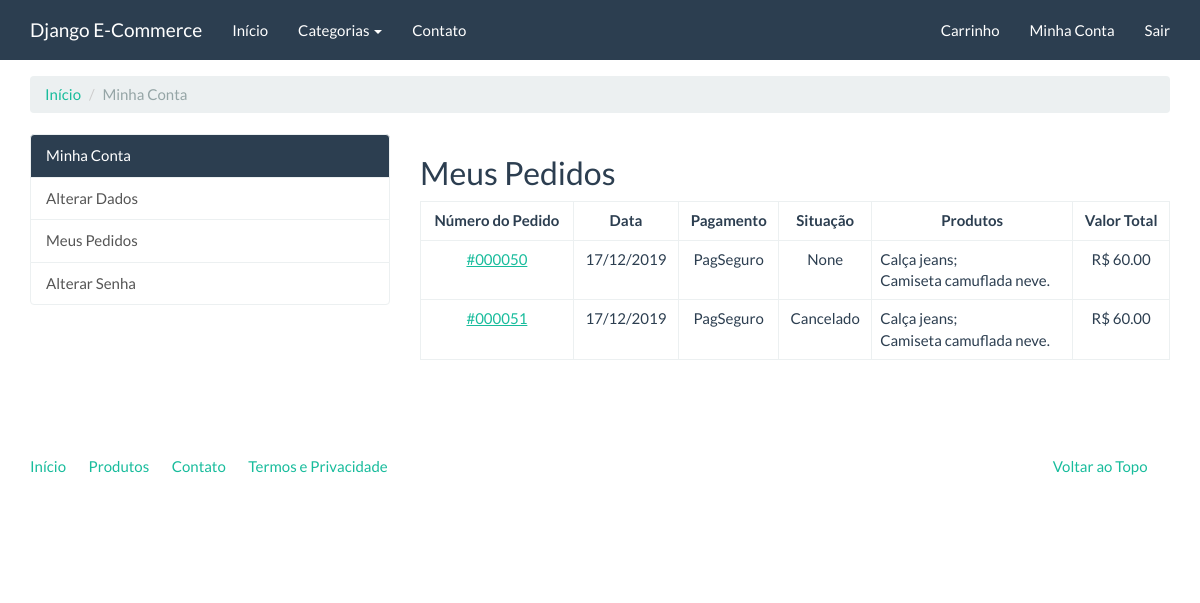
The app's page /conta/meus-pedidos/ (signed in), older data.
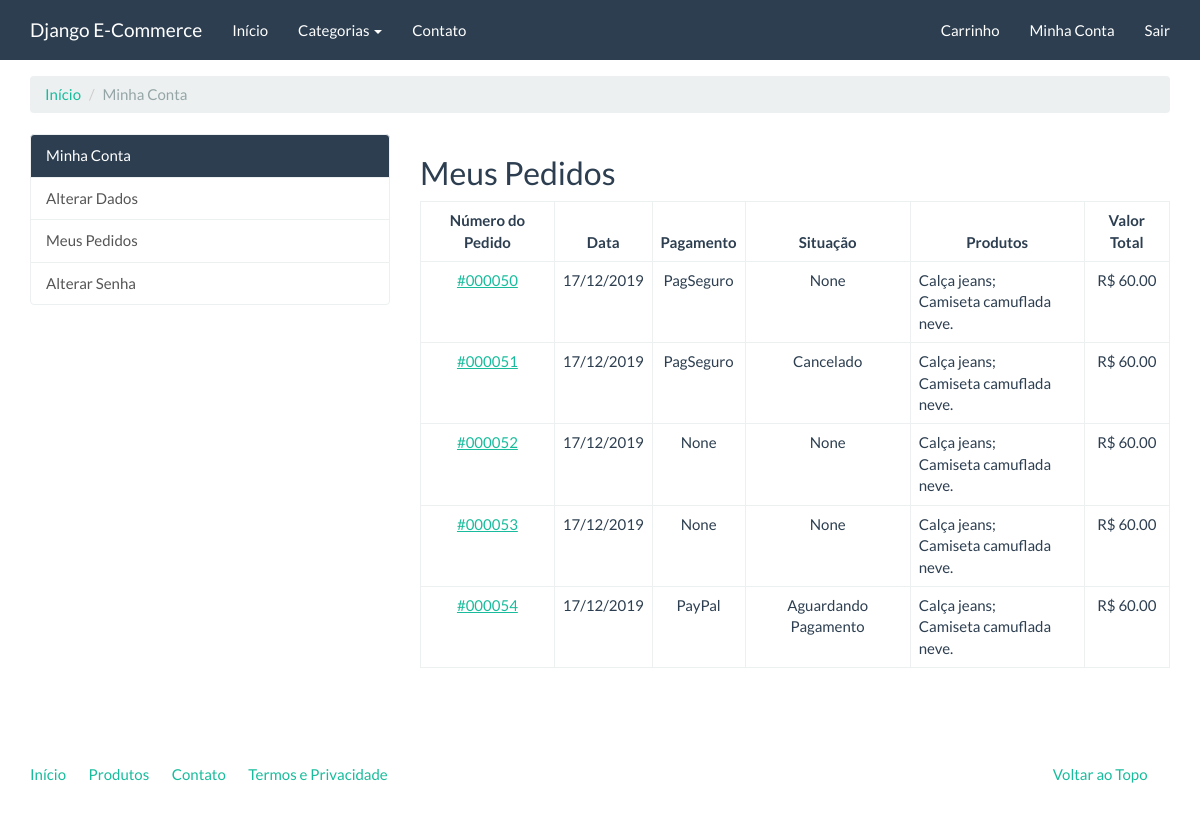
The same page, newer data.
### checkout/models.py (models this page shows, shortened)
class Order(models.Model):
    STATUS_CHOICES = (
        ('1', 'Aguardando Pagamento'),
        ('2', 'Pagamento em Análise'),
        ('3', 'Pagamento Autorizado'),
        ('7', 'Cancelado'),
    )
    PAYMENT_OPTION_CHOICES = (
        ("boletobancario", 'Boleto Bancário'),
        ("pagseguro", 'PagSeguro'),
        ("paypal", 'PayPal'),
    )
    id = models.AutoField('ID do Pedido', primary_key=True)
    user = models.ForeignKey(settings.AUTH_USER_MODEL, verbose_name='Usuário', on_delete=models.CASCADE,)
    status = models.CharField('Situação', choices=STATUS_CHOICES, max_length=30, default=None, blank=True, null=True)
    payment_option = models.CharField('Modo de Pagamento', choices=PAYMENT_OPTION_CHOICES, max_length=30, default=None, blank=True, null=True)
    created = models.DateTimeField('Data de Criação', auto_now_add=True)
    modified = models.DateTimeField('Data de Modificação', auto_now=True)
    objects = OrderManager()
    class Meta:
        verbose_name = 'Pedido'
        verbose_name_plural = 'Pedidos'
    def products(self):
        products_ids = self.items.values_list('product')
        return Product.objects.filter(pk__in=products_ids)
    def total_price(self):
        aggregate_queryset = self.items.aggregate(total=models.Sum(models.F('price')
         * models.F('quantity'), output_field=models.DecimalField()))
        return aggregate_queryset['total']
    def pagseguro(self):
        self.payment_option = 'pagseguro'
        self.save()
        pg = pagseguro.PagSeguro(token=settings.PAGSEGURO_TOKEN,
                       email=settings.PAGSEGURO_EMAIL,
                       config={'sandbox': settings.PAGSEGURO_SANDBOX})
        pg.sender = {"name": self.user.name,
                     "area_code": None,
                     "phone": None,
                     "email": self.user.email,}
        pg.reference_prefix = ''
        pg.shipping = None
        pg.reference = self.id
        for item in self.items.all():
            pg.items.append({'id': item.product.pk,
                             'description': item.product.name,
                             'amount': f'{item.price:.2f}',
                             'quantity': item.quantity,
                             'shipping_cost': None,
                             'weight': None
                            })
        return pg
    def __str__(self):
        return f'#{self.id:0>6}'
    def paypal(self):
        self.payment_option = 'paypal'
        self.status = '1'
        self.save()
        paypal_dict = {'upload': '1',
                       'business': settings.PAYPAL_EMAIL,
                       'invoice': self.pk,
                       'cmd': '_cart',
                       'currency_code': 'BRL',
                       'charset': 'utf-8',}
        index = 1
        for item in self.items.all():
            paypal_dict[f'amount_{index}'] = f'{item.price:.2f}'
            paypal_dict[f'item_name_{index}'] = item.product.name
            paypal_dict[f'quantity_{index}'] = item.quantity
            index += 1
        return paypal_dict

### catalog/models.py (models this page shows, shortened)
class Product(models.Model):
    name = models.CharField("Nome", max_length=100)
    slug = models.SlugField('Identificador', max_length=100)
    category = models.ForeignKey('catalog.Category', related_name='Categoria', verbose_name="Categoria", on_delete=models.CASCADE, null=True, blank=False)
    description = models.TextField('Descrição', blank=True, max_length=85)
    price = models.DecimalField("Preço", decimal_places=2, max_digits=8)
    created = models.DateTimeField('Criado em', auto_now_add=True)
    modified = models.DateTimeField('Modificado em', auto_now=True)
    image = models.ImageField('Imagem', upload_to='products', blank=True, null=True)
    class Meta:
        verbose_name = 'Produto'
        verbose_name_plural = "Produtos"
        ordering = ['name']

### checkout/views.py (the view)
class OrderListView(LoginRequiredMixin, ListView):
    template_name = 'checkout/order_list.html'
    paginate_by = 10
    def get_queryset(self):
        return Order.objects.filter(user=self.request.user)

### catalog/context_processors.py (called while the page is built)
def categories(request):
    return {
        'categories': Category.objects.all()
    }

### catalog/models.py (called while the page is built)
    def __str__(self):
        return self.name

    def get_absolute_url(self):
        return reverse('catalog:category', kwargs={'slug': self.slug})

### core/templatetags/pagination.py (called while the page is built)
@register.inclusion_tag('pagination.html')
def pagination(request, paginator, page_obj):
    context = {}
    context['paginator'] = paginator
    context['request'] = request
    context['page_obj'] = page_obj
    getvars = request.GET.copy()
    if 'page' in getvars:
        del getvars['page']
    if len(getvars) > 0:
        context['getvars'] = f'&{getvars.urlencode()}'
    else:
        context['getvars'] = ''
    return context

### checkout/templates/checkout/order_list.html (shortened to what this page needs)
{% extends "accounts/account.html" %}
{% load pagination %}
{% load widget_tweaks %}
{% block accounts_container %}
    <h2>Meus Pedidos</h2>
    <table class="table table-bordered">
            <thead>
                <th class="text-center">
                    Número do Pedido
                </th>
                <th class="text-center">
                    Data
                </th>
                <th class="text-center">
                    Pagamento
                </th>
                <th class="text-center">
                    Situação
                </th>
                <th class="text-center">
                    Produtos
                </th>
                <th class="text-center">
                    Valor Total
                </th>
            </thead>
            <tbody>
              {% for order in object_list %}
                <tr>
                  <td class="text-center">
                    <a href="{% url 'accounts:order_detail' order.id %}">{{ order }}</a>
                  </td>
                  <td class="text-center">
                    {{ order.created|date:'d/m/Y' }}
                  </td>
                  <td class="text-center">
                    {{ order.get_payment_option_display }}
                  </td>
                  <td class="text-center">
                    {{ order.get_status_display }}
                  </td>
                  <td >
                    {% for product in order.products %}
                    {{ product.name }}{% if not forloop.last %};<br/>{% else %}.{% endif %}
                    {% endfor %}
                  </td>
                  <td class="text-center">
                     R$ {{ order.total_price | floatformat:'2' }}
                    </td>
                </tr>
              {% endfor %}
            </tbody>
        </table>
{% endblock %}

### accounts/templates/accounts/account.html (shortened to what this page needs)
{% extends "base.html" %}
{% block container %}
<ol class="breadcrumb">
  <li><a href="{% url 'accounts:account' %}">Início</a></li>
  <li class="active">Minha Conta</li>
</ol>
<div class="row">
    <div class="col-md-4">
        <div class="list-group">
          <a href="{% url 'accounts:account' %}" class="list-group-item active">Minha Conta</a>
          <a href="{% url 'accounts:update_user' %}" class="list-group-item">Alterar Dados</a>
          <a href="{% url 'accounts:order_list' %}" class="list-group-item">Meus Pedidos</a>
          <a href="{% url 'accounts:update_password' %}" class="list-group-item">Alterar Senha</a>
        </div>
    </div>
    <div class="col-md-8">
        {% block accounts_container %}{% endblock %}
    </div>
</div>
{% endblock %}

### core/templates/base.html (shortened to what this page needs)
<!DOCTYPE html>
{% load static %}
<html lang="pt-BR">
<head>
	<link rel="stylesheet" href="{% static 'assets/bootstrap.min.css' %}" media="screen" />
	<link rel="stylesheet" href="{% static 'assets/custom.min.css' %}" media="screen" />
</head>
<body>
    <div class="navbar navbar-default navbar-fixed-top">
      <div class="container">
        <div class="navbar-header">
          <a href="{% url 'index' %}" class="navbar-brand">Django E-Commerce</a>
        </div>
        <div class="navbar-collapse collapse" id="navbar-main">
          <ul class="nav navbar-nav">
            <li>
              <a href="{% url 'index' %}">Início</a>
            </li>
            <li class="dropdown">
              <a class="dropdown-toggle" data-toggle="dropdown" href="{% url 'catalog:product_list' %}" id="download">Categorias <span class="caret"></span></a>
            </li>
			<li>
				<a href="{% url 'contact' %}">Contato</a>
			</li>
          </ul>
          <ul class="nav navbar-nav navbar-right">
            {% if user.is_authenticated %}
            <li><a href="{% url 'checkout:cart_item' %}">Carrinho</a></li>
            <li><a href="{% url 'accounts:account' %}">Minha Conta</a></li>
            <li><a href="{% url 'logout' %}">Sair</a></li>
            {% else %}
            <li><a href="{% url 'checkout:cart_item' %}">Carrinho</a></li>
            <li><a href="{% url 'accounts:register' %}">Regitrar</a></li>
            <li><a href="{% url 'login' %}">Entrar</a></li>
            {% endif %}
            </ul>
        </div>
      </div>
    </div>
    <div class="container">
		{% block container %}{% endblock %}
		<footer>
			<div class="row">
			  <div class="col-lg-12">
			    <ul class="list-unstyled">
			      <li class="pull-right"><a href="#top">Voltar ao Topo</a></li>
			      <li><a href="">Início</a></li>
			      <li><a href="">Produtos</a></li>
			      <li><a href="">Contato</a></li>
			      <li><a href="">Termos e Privacidade</a></li>
			    </ul>
			  </div>
			</div>
		</footer>
	</div>
</body>
</html>

Row changes from the older to the newer data that the page shows:
added Order: id "#000052", created "17/12/2019", payment_option "None", status "None", total_price "60.00", Product (name "Calça jeans"), Product (name "Camiseta camuflada neve")
added Order: id "#000053", created "17/12/2019", payment_option "None", status "None", total_price "60.00", Product (name "Calça jeans"), Product (name "Camiseta camuflada neve")
added Order: id "#000054", created "17/12/2019", payment_option "PayPal", status "Aguardando Pagamento", total_price "60.00", Product (name "Calça jeans"), Product (name "Camiseta camuflada neve")
